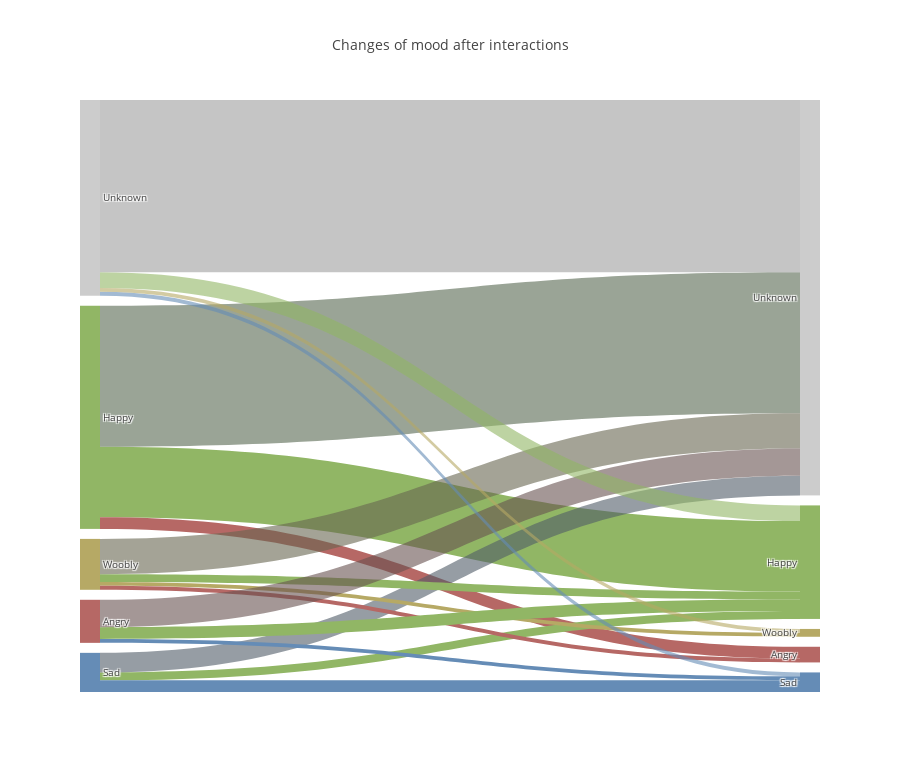

Here is the notebook cell this chart was saved with:
### Code cell
import plotly.graph_objs as go
from plotly.offline import download_plotlyjs, init_notebook_mode, plot, iplot
init_notebook_mode(connected=True)

# Nodes & links
nodes = [['ID', 'Label', 'Color'],
        [0,'Happy','#91b665'],
        [1,'Sad','#658cb6'],
        [2,'Woobly','#b6a965'],
        [3,'Angry','#b66865'],
        [4,'Unknown','#CCCCCC'],
        [5,'Happy','#91b665'],
        [6,'Sad','#658cb6'],
        [7,'Woobly','#b6a965'],
        [8,'Angry','#b66865'],
        [9,'Unknown','#CCCCCC'],]


# Retrieve headers and build dataframes
nodes_headers = nodes.pop(0)
df_nodes = pd.DataFrame(nodes, columns = nodes_headers)

# Sankey plot setup
data_trace = dict(
    type='sankey',
    domain = dict(
      x =  [0,1],
      y =  [0,1]
    ),
    orientation = "h",
    valueformat = ".0f",
    node = dict(
      pad = 10,
    # thickness = 30,
      line = dict(
        color = "black",
        width = 0
      ),
      label =  df_nodes['Label'].dropna(axis=0, how='any'),
      color = df_nodes['Color']
    ),
    link = dict(
      source = moods_count.initial_mood,
      target = moods_count.final_mood,
      value = moods_count["count"],
      color= moods_count.colour
  )
)

layout = dict(
        title = "Changes of mood after interactions",
    height = 772,
    font = dict(
      size = 10),)

fig = dict(data=[data_trace], layout=layout)

config = {
  'toImageButtonOptions': {
    'format': 'png', # one of png, svg, jpeg, webp
    'filename': 'moods',
    'height': 1500,
    'width': 1700,
    'scale': 1 # Multiply title/legend/axis/canvas sizes by this factor
  }
}

iplot(fig, config=config,validate=False)

### Figure 1 — Plotly figure (JSON) as saved in the notebook; plotly's stock layout.template omitted (floating-point values rounded to 4 significant figures)
{"data": [{"domain": {"x": [0, 1], "y": [0, 1]}, "link": {"color": ["#91b665", "#b66865", "#58685199", "#91b665", "#658cb6", "#515c6899", "#91b665", "#b6a965", "#b66865", "#68675199", "#91b665", "#658cb6", "#68535199", "#91b66599", "#658cb699", "#b6a96599", "#9e9e9e99", "#658cb6", "#b6a965", "#b66865", "#b6a965", "#658cb6", "#b66865", "#b6686599", "#b6a965"], "source": [0, 0, 0, 1, 1, 1, 2, 2, 2, 2, 3, 3, 3, 4, 4, 4, 4, 0, 0, 1, 1, 2, 3, 4, 3], "target": [5, 8, 9, 5, 6, 9, 5, 7, 8, 9, 5, 6, 9, 5, 6, 7, 9, 6, 7, 8, 7, 6, 8, 8, 7], "value": [18, 3, 36, 2, 3, 5, 2, 1, 1, 9, 3, 1, 7, 4, 1, 1, 44, null, null, null, null, null, null, null, null]}, "node": {"color": ["#91b665", "#658cb6", "#b6a965", "#b66865", "#CCCCCC", "#91b665", "#658cb6", "#b6a965", "#b66865", "#CCCCCC"], "label": ["Happy", "Sad", "Woobly", "Angry", "Unknown", "Happy", "Sad", "Woobly", "Angry", "Unknown"], "line": {"color": "black", "width": 0}, "pad": 10}, "orientation": "h", "type": "sankey", "valueformat": ".0f"}], "layout": {"font": {"size": 10}, "height": 772, "title": "Changes of mood after interactions"}}
